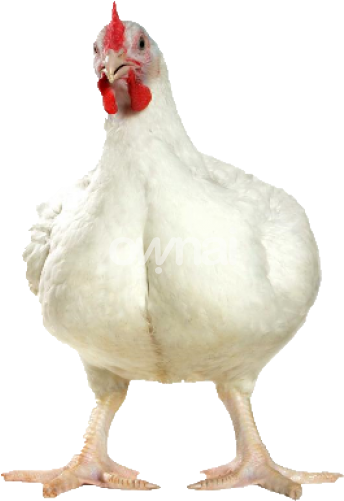
#> input picture Gallina.png, 344 x 501 px
$ python create-icons.py
#> lines starting #> are read from the running program, lines starting #| are printed output that depends on the picture
#!/usr/bin/env python3
"""
Script para crear iconos desde Gallina.png
Genera icon-192.png e icon-512.png desde la imagen de la gallina
"""

from PIL import Image
import os

def create_icons():
    source_image = 'Gallina.png'

    if not os.path.exists(source_image):
        print(f"Error: No se encontró {source_image}")
        return

    try:
        # Cargar la imagen original
        img = Image.open(source_image)
#> img is the input picture: PIL image 344x501 RGBA; mean R, G, B, A 96.8, 91.8, 82.6, 111.6

        # Convertir a RGBA si es necesario (para mantener transparencia)
        if img.mode != 'RGBA':
            img = img.convert('RGBA')

        def create_square_icon(size):
            # Crear un fondo transparente cuadrado
#> called with size = 192
            icon = Image.new('RGBA', (size, size), (0, 0, 0, 0))
#> icon: PIL image 192x192 RGBA; every value is 0

            # Calcular el tamaño para mantener proporciones sin cortar
            img_width, img_height = img.size
#> img_width = 344; img_height = 501
            ratio = min(size / img_width, size / img_height)
#> ratio = 0.383
            new_width = int(img_width * ratio * 0.9)  # 0.9 para dejar espacio alrededor
#> new_width = 118
            new_height = int(img_height * ratio * 0.9)
#> new_height = 172

            # Redimensionar manteniendo proporciones
            resized_img = img.resize((new_width, new_height), Image.Resampling.LANCZOS)
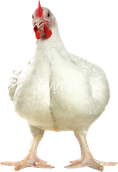
#> resized_img: PIL image 118x172 RGBA; mean R, G, B, A 107.6, 101.9, 92, 111.6; transparent parts drawn white

            # Calcular posición para centrar
            x = (size - new_width) // 2
#> x = 37
            y = (size - new_height) // 2
#> y = 10

            # Pegar la imagen centrada en el fondo
            icon.paste(resized_img, (x, y), resized_img)
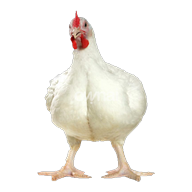
#> icon: PIL image 192x192 RGBA; mean R, G, B, A 52.5, 49.7, 44.7, 60.4; transparent parts drawn white

            return icon

        # Crear icono 192x192
        icon_192 = create_square_icon(192)
        icon_192.save('icon-192.png', 'PNG')
        print("✓ Creado icon-192.png")

        # Crear icono 512x512
        icon_512 = create_square_icon(512)
#> in create_square_icon (call 2), `icon = Image.new('RGBA', (size, size), (0, 0, 0, 0))`: icon: PIL image 512x512 RGBA; every value is 0
        icon_512.save('icon-512.png', 'PNG')
        print("✓ Creado icon-512.png")

        print("\n¡Iconos creados exitosamente!")

    except Exception as e:
        print(f"Error al crear iconos: {e}")

if __name__ == '__main__':
    create_icons()
